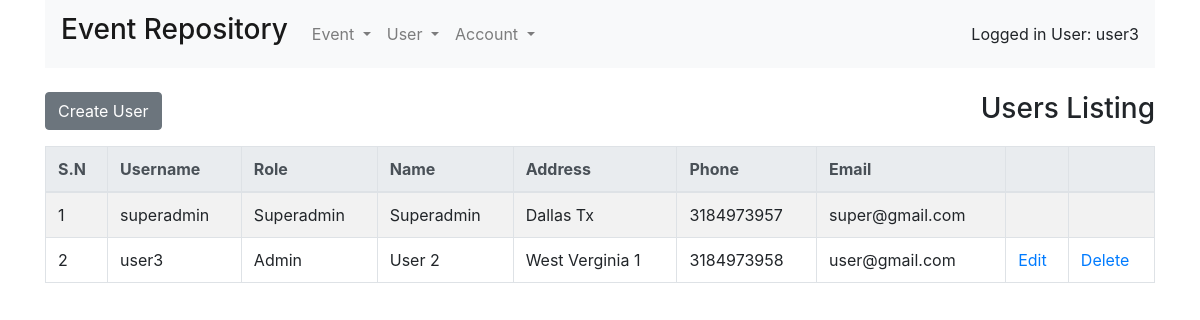
Screenshot of /Pages/User/userListing.php (signed in) with the database file from the repository.
### tables this page shows
CREATE TABLE IF NOT EXISTS `users` (
  `id` int(11) NOT NULL AUTO_INCREMENT,
  `username` text NOT NULL,
  `password` text,
  `role` text NOT NULL,
  `last_active` datetime DEFAULT NULL,
  `name` text,
  `address` text,
  `phone` text,
  `email` text,
  PRIMARY KEY (`id`)
);

### configurations/dbConnect.php (called while the page is built, shortened)
<?php
    class dbConnect {
        public function __construct() {
            $this->conn = new mysqli(DB_HOST, DB_USER, DB_PASSWORD,DB_DATABASE);
            return  $this->conn;
        }
    }
?>

### Actions/UserAction.php (called while the page is built, shortened)
<?php
include_once '../../configurations/dbConnect.php';
class UserAction extends dbConnect
{
    public function GetUsers()
    {
        $sql = "SELECT id,username,role,name,address,phone,email FROM users";
        $result = $this->conn->query($sql);
        return $result;
    }
}

### Pages/User/userListing.php (the view, shortened to what this page needs)
<?php
include_once '../../index.php';
include_once '../../Actions/UserAction.php';
$funObj = new UserAction();
$users = $funObj->GetUsers();
?>
<br />
<div class="mb-2"> <a class="btn btn-secondary mb-3 float-left" href="createUser.php" role="button">Create User</a>
    <h3 class="float-right">Users Listing</h3>
</div>
<br>
<table class="table table-striped table-hover table-bordered">
    <thead class="thead-light">
        <tr>
            <th scope="col">S.N</th>
            <th scope="col">Username</th>
            <th scope="col">Role</th>
            <th scope="col">Name</th>
            <th scope="col">Address</th>
            <th scope="col">Phone</th>
            <th scope="col">Email</th>
            <th scope="col"></th>
            <th scope="col"></th>
        </tr>
    </thead>
    <tbody>
        <?php
$count = 1;
while ($row = $users->fetch_assoc()) {?>
        <td><?php echo $count; ?></td>
        <td><?php echo $row["username"]; ?></td>
        <td><?php echo $row["role"]; ?></td>
        <td><?php echo $row["name"]; ?></td>
        <td><?php echo $row["address"]; ?></td>
        <td><?php echo $row["phone"]; ?></td>
        <td><?php echo $row["email"]; ?></td>
        <td>
            <?php if (strtolower($_SESSION["role"]) == "superadmin" || strtolower($_SESSION["role"]) == "admin" || $_SESSION["username"] == $row["username"]) {
    if (!(strtolower($_SESSION["role"]) == "admin" && strtolower($row["role"]) == "superadmin")) {?>
            <a href="createUser.php?id=<?php echo $row["id"]; ?>">Edit</a>
            <?php }
}
    ?>
        </td>
        <td>
            <?php if (strtolower($_SESSION["role"]) == "superadmin" || strtolower($_SESSION["role"]) == "admin") {
        if (strtolower($row["role"]) != "superadmin") {?>
            <a onclick="return confirm('Delete this record?'); return false;"
                href="deleteUser.php?id=<?php echo $row["id"]; ?>">Delete</a>
            <?php }
    }
    ?>
        </td>
        <?php $count++;}?>
    </tbody>
</table>
</div>
</body>
</html>

### index.php (shortened to what this page needs)
<html>
<head>
    <link rel="stylesheet" href="https://maxcdn.bootstrapcdn.com/bootstrap/4.0.0/css/bootstrap.min.css"
>
</head>
<body>
    <div class="container">
        <nav class="navbar navbar-expand-lg navbar-light bg-light">
            <a class="navbar-brand" href="#">
                <h3 class="p-0">Event Repository</h3>
            </a>
            <div class="collapse navbar-collapse" id="navbarSupportedContent">
                <ul class="navbar-nav mr-auto">
                    <li class="nav-item dropdown">
                        <a class="nav-link dropdown-toggle" href="#" id="navbarDropdown" role="button"
                            data-toggle="dropdown" aria-haspopup="true" aria-expanded="false">
                            Event
                        </a>
                    </li>
                    <li class="nav-item dropdown">
                        <a class="nav-link dropdown-toggle" href="#" id="navbarDropdown" role="button"
                            data-toggle="dropdown" aria-haspopup="true" aria-expanded="false">
                            User
                        </a>
                    </li>
                    <li class="nav-item dropdown">
                        <a class="nav-link dropdown-toggle float-right" href="#" id="navbarDropdown" role="button"
                            data-toggle="dropdown" aria-haspopup="true" aria-expanded="false">
                            Account
                        </a>
                    </li>
                </ul>
                <form class="form-inline my-2 my-lg-0">
                    Logged in User: <?php if (session_status() == PHP_SESSION_NONE) {
    session_start();
}
if (isset($_SESSION["username"])) {
    echo $_SESSION["username"];
}
?>
                </form>
            </div>
        </nav>

### rows the page displays
users: username "superadmin", role "Superadmin", name "Superadmin", address "Dallas Tx", phone "3184973957", email "super@gmail.com"
users: username "user3", role "Admin", name "User 2", address "West Verginia 1", phone "3184973958", email "user@gmail.com"

### other values shown
$_SESSION["username"] "user3"
